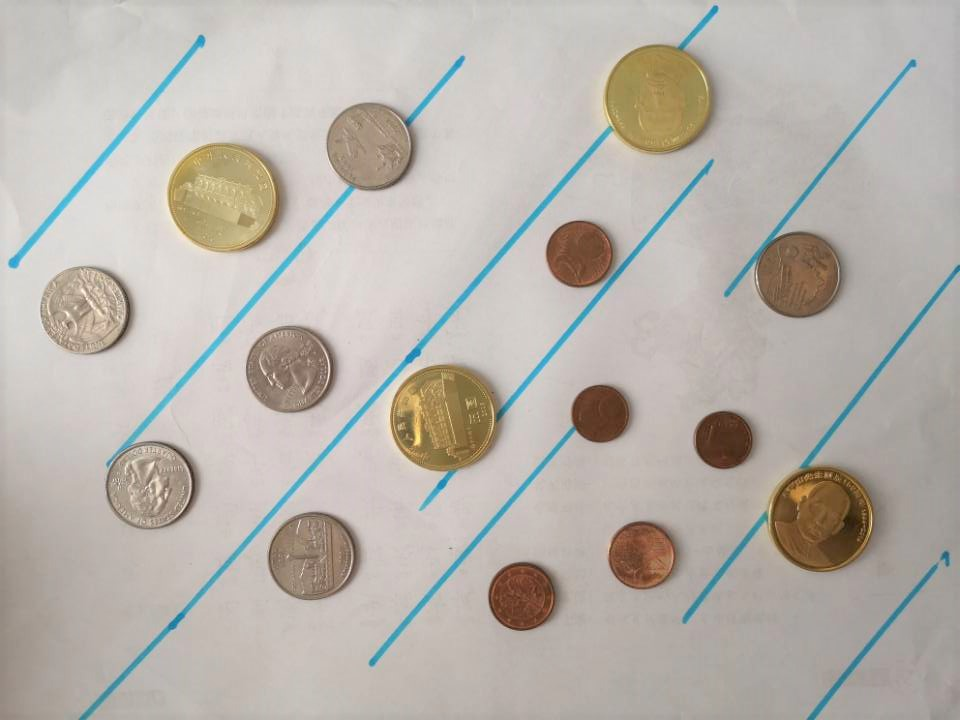
#> input picture E - 通识+专业课程资料/第6学期-机器视觉/Codes/work6/1.png, 960 x 720 px
$ python demo6-2.py
#> lines starting #> are read from the running program, lines starting #| are printed output that depends on the picture; after the words box and inside, x2 and y2 are one past the last pixel; in counts of white or black regions, pixels touching at a corner belong together
import cv2
import numpy as np
from sklearn.cluster import DBSCAN

def draw_line_rho_theta(img, rho, theta, color=(0, 0, 255), thickness=2):
    """根据 rho 和 theta 绘制整条直线（长度足够长）"""
    a = np.cos(theta)
    b = np.sin(theta)
    x0 = a * rho
    y0 = b * rho
    # 画一条足够长的直线（跨越图像）
    x1 = int(x0 + 1000 * (-b))
    y1 = int(y0 + 1000 * (a))
    x2 = int(x0 - 1000 * (-b))
    y2 = int(y0 - 1000 * (a))
    cv2.line(img, (x1, y1), (x2, y2), color, thickness)

def detect_blue_lines(image_path, output_path="3.png"):
    # 读取图像
#> called with image_path = '1.png', output_path = '3.png'
    img = cv2.imread(image_path)
#> img is the input picture: shape (720, 960, 3); mean B, G, R 171.7, 178.7, 184.3
    out_img = img.copy()

    # 提取蓝色区域
    hsv = cv2.cvtColor(img, cv2.COLOR_BGR2HSV)
#> hsv: shape (720, 960, 3); mean H, S, V 21.8, 29.8, 187.7
    lower_blue = np.array([90, 50, 50])
    upper_blue = np.array([130, 255, 255])
    mask = cv2.inRange(hsv, lower_blue, upper_blue)
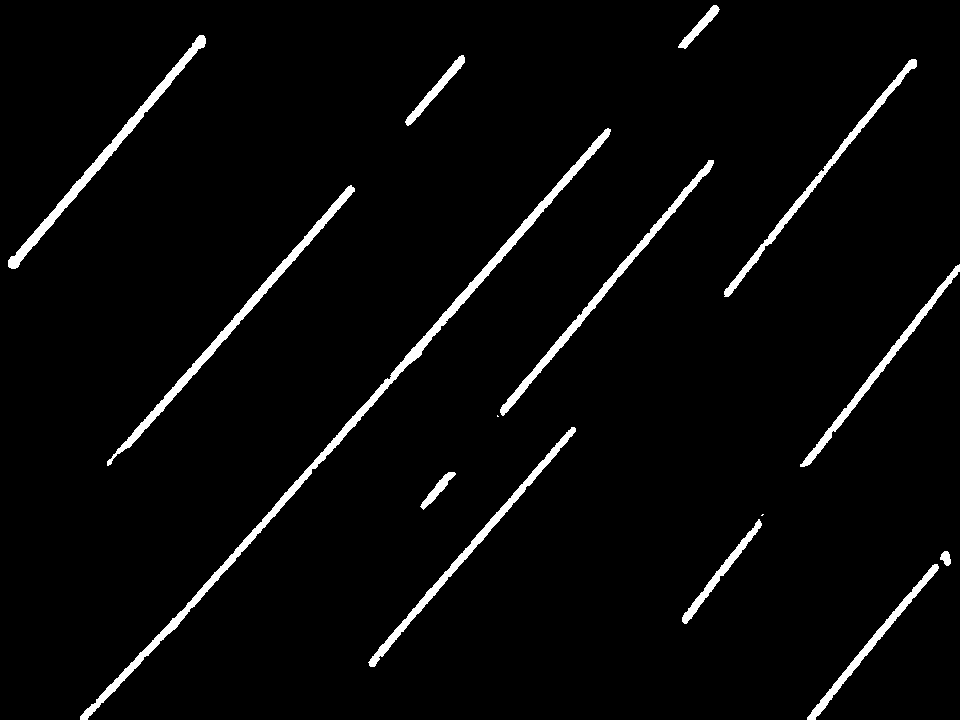
#> mask: shape (720, 960); 3.4% white; 15 white regions (2 under 20 px), largest, box (x1, y1, x2, y2) and area: (80, 128, 611, 720) 5886, (107, 185, 355, 466) 2853, (8, 35, 206, 269) 2672

    # 边缘检测
    edges = cv2.Canny(mask, 50, 150)
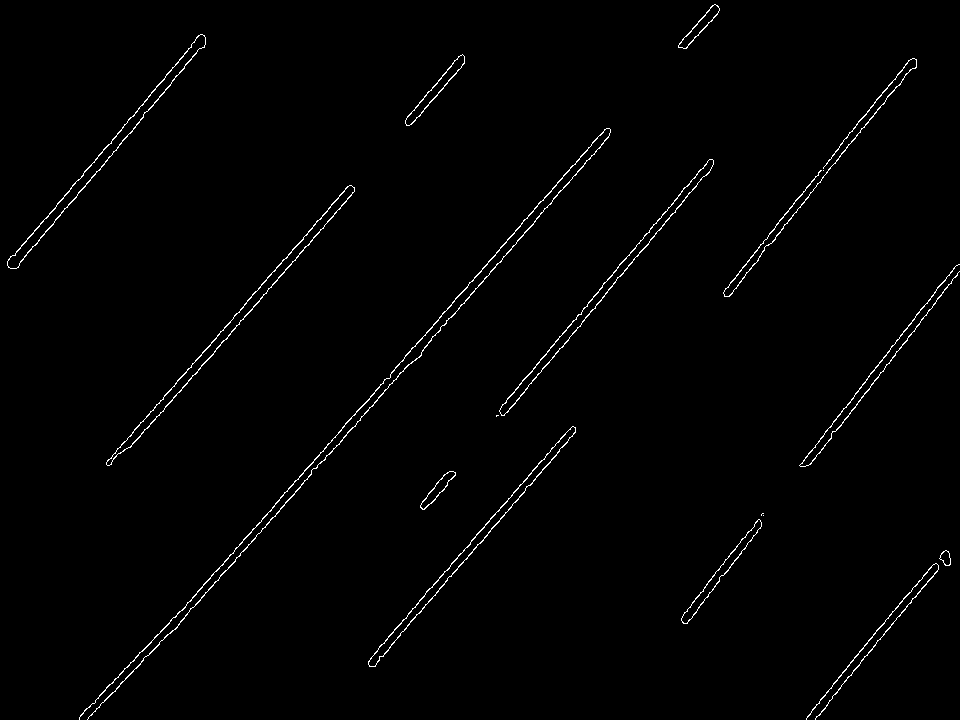
#> edges: shape (720, 960); 1.1% white in thin lines or dots

    # Hough Transform (标准版本)
    lines = cv2.HoughLines(edges, 1, np.pi / 180, threshold=100)
#> lines = 32 rows, first 8: [384, 0.716], [540, 0.716], [392, 0.716], [645, 0.698], [916, 0.663], [548, 0.716], [652, 0.698], [184, 0.698]

    if lines is not None:
        # 提取 rho 和 theta
        features = np.array([[l[0][0], l[0][1]] for l in lines])
#> features = 32 pairs, first value 175 to 1086, second value 0.663 to 0.768

        # 归一化角度在 [0, π)
        features[:, 1] = features[:, 1] % np.pi

        # 角度和位置缩放后聚类
        angle_eps = np.deg2rad(3)
        rho_eps = 15
        scaled = np.copy(features)
#> scaled has the same summary as features
        scaled[:, 0] /= rho_eps
        scaled[:, 1] /= angle_eps

        # 聚类合并重复线
        db = DBSCAN(eps=1.2, min_samples=1).fit(scaled)
        labels = db.labels_
#> labels = 32 values, max 7 at index 18, min 0 at index 0, mean 3.19

        n_lines = len(np.unique(labels))
#> n_lines = 8
        print(f"检测到蓝色线条：{n_lines}")
#| 检测到蓝色线条：8

        # 为每个类别绘制一条线（用平均ρ、θ）
        for label in np.unique(labels):
            group = features[labels == label]
            mean_rho = np.mean(group[:, 0])
            mean_theta = np.mean(group[:, 1])
            draw_line_rho_theta(out_img, mean_rho, mean_theta)
#> this loop made 8 passes
#> (group, mean_rho, mean_theta, a in draw_line_rho_theta, b in draw_line_rho_theta, x0 in draw_line_rho_theta, y0 in draw_line_rho_theta, x1 in draw_line_rho_theta) on passes 3 to 8: ([[645, 0.698], [652, 0.698], [655, 0.681]], 650.7, 0.692, 0.77, 0.638, 500.9, 415.3, -137), ([[916, 0.663], [923, 0.663]], 919.5, 0.663, 0.788, 0.616, 724.6, 566.1, 108), ([[184, 0.698], [175, 0.698], [177, 0.716], [186, 0.716]], 180.5, 0.707, 0.76, 0.649, 137.3, 117.2, -512), ([[718, 0.716], [711, 0.716], [717, 0.75]], 715.3, 0.727, 0.747, 0.665, 534.4, 475.6, -130), ([[751, 0.681], [745, 0.681], [757, 0.663], [750, 0.663]], 750.8, 0.672, 0.783, 0.623, 587.5, 467.4, -34), ([[1077, 0.698], [1078, 0.681], [1084, 0.698], [1086, 0.681]], 1081.2, 0.689, 0.772, 0.636, 834.3, 687.8, 198)
#> (mean_rho, mean_theta, a in draw_line_rho_theta, b in draw_line_rho_theta, x0 in draw_line_rho_theta, y0 in draw_line_rho_theta, x1 in draw_line_rho_theta, y1 in draw_line_rho_theta) on passes 1 to 2: (389, 0.719, 0.752, 0.659, 292.7, 256.2, -366, 1008), (545.3, 0.726, 0.748, 0.664, 407.9, 361.8, -255, 1109)
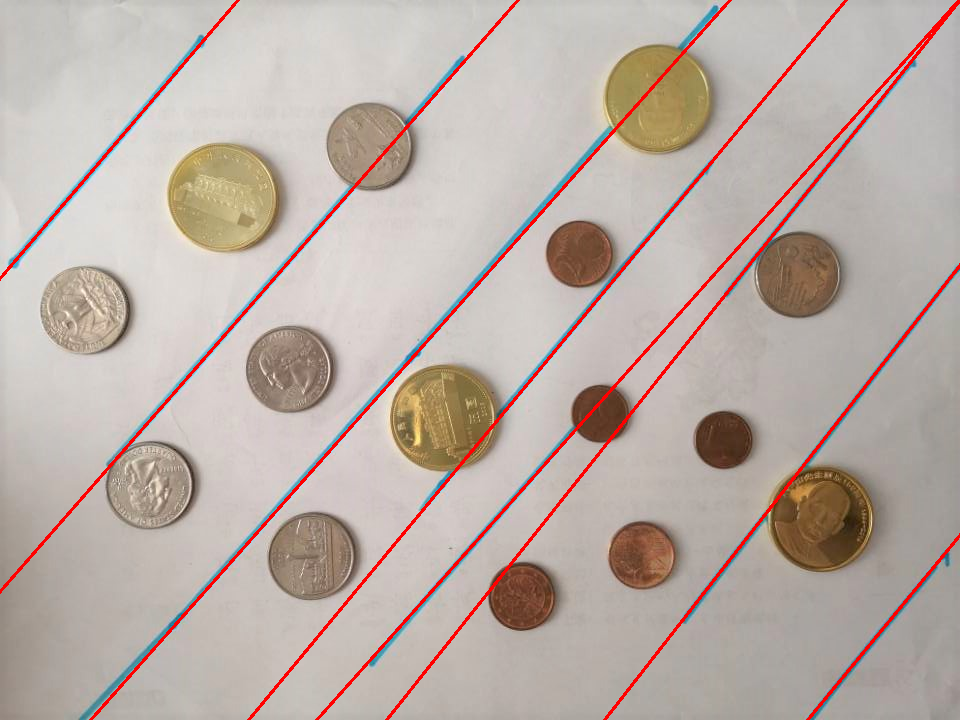
#> out_img: shape (720, 960, 3); 2.67% of pixels changed, all inside (x1, y1, x2, y2) = (0, 0, 960, 720)

    else:
        print("未检测到蓝色线条。")
        n_lines = 0

    # 保存图像
    cv2.imwrite(output_path, out_img)
    print(f"输出图像已保存为: {output_path}")
    return n_lines

if __name__ == "__main__":
    detect_blue_lines("1.png")
